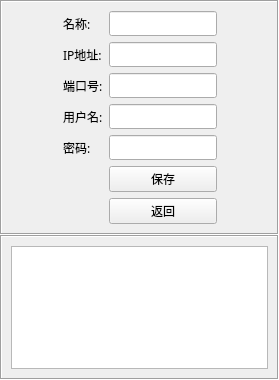
<?xml version="1.0" encoding="UTF-8"?>
<ui version="4.0">
 <class>BCVideoControl</class>
 <widget class="QWidget" name="BCVideoControl">
  <property name="geometry">
   <rect>
    <x>0</x>
    <y>0</y>
    <width>279</width>
    <height>380</height>
   </rect>
  </property>
  <property name="windowTitle">
   <string>Form</string>
  </property>
  <layout class="QVBoxLayout" name="verticalLayout_2">
   <property name="spacing">
    <number>0</number>
   </property>
   <property name="leftMargin">
    <number>0</number>
   </property>
   <property name="topMargin">
    <number>0</number>
   </property>
   <property name="rightMargin">
    <number>0</number>
   </property>
   <property name="bottomMargin">
    <number>0</number>
   </property>
   <item>
    <layout class="QVBoxLayout" name="verticalLayout"/>
   </item>
   <item>
    <widget class="QFrame" name="frame">
     <property name="frameShape">
      <enum>QFrame::Box</enum>
     </property>
     <property name="frameShadow">
      <enum>QFrame::Sunken</enum>
     </property>
     <layout class="QGridLayout" name="gridLayout">
      <property name="spacing">
       <number>6</number>
      </property>
      <item row="0" column="0">
       <spacer name="horizontalSpacer">
        <property name="orientation">
         <enum>Qt::Horizontal</enum>
        </property>
        <property name="sizeHint" stdset="0">
         <size>
          <width>40</width>
          <height>20</height>
         </size>
        </property>
       </spacer>
      </item>
      <item row="6" column="2">
       <widget class="QPushButton" name="pushButton_2">
        <property name="font">
         <font>
          <family>微软雅黑</family>
         </font>
        </property>
        <property name="text">
         <string>返回</string>
        </property>
       </widget>
      </item>
      <item row="5" column="2">
       <widget class="QPushButton" name="pushButton">
        <property name="font">
         <font>
          <family>微软雅黑</family>
         </font>
        </property>
        <property name="text">
         <string>保存</string>
        </property>
       </widget>
      </item>
      <item row="1" column="2">
       <widget class="QLineEdit" name="lineEdit_divIP">
        <property name="font">
         <font>
          <family>微软雅黑</family>
         </font>
        </property>
       </widget>
      </item>
      <item row="0" column="2">
       <widget class="QLineEdit" name="lineEdit_divName">
        <property name="font">
         <font>
          <family>微软雅黑</family>
         </font>
        </property>
       </widget>
      </item>
      <item row="3" column="2">
       <widget class="QLineEdit" name="lineEdit_divUser">
        <property name="font">
         <font>
          <family>微软雅黑</family>
         </font>
        </property>
       </widget>
      </item>
      <item row="4" column="1">
       <widget class="QLabel" name="label_5">
        <property name="font">
         <font>
          <family>微软雅黑</family>
         </font>
        </property>
        <property name="text">
         <string>密码:</string>
        </property>
        <property name="alignment">
         <set>Qt::AlignLeading|Qt::AlignLeft|Qt::AlignVCenter</set>
        </property>
       </widget>
      </item>
      <item row="2" column="2">
       <widget class="QLineEdit" name="lineEdit_divPort">
        <property name="font">
         <font>
          <family>微软雅黑</family>
         </font>
        </property>
       </widget>
      </item>
      <item row="4" column="2">
       <widget class="QLineEdit" name="lineEdit_divPasswd">
        <property name="font">
         <font>
          <family>微软雅黑</family>
         </font>
        </property>
       </widget>
      </item>
      <item row="0" column="1">
       <widget class="QLabel" name="label">
        <property name="font">
         <font>
          <family>微软雅黑</family>
         </font>
        </property>
        <property name="text">
         <string>名称:</string>
        </property>
        <property name="alignment">
         <set>Qt::AlignLeading|Qt::AlignLeft|Qt::AlignVCenter</set>
        </property>
       </widget>
      </item>
      <item row="3" column="1">
       <widget class="QLabel" name="label_4">
        <property name="font">
         <font>
          <family>微软雅黑</family>
         </font>
        </property>
        <property name="text">
         <string>用户名:</string>
        </property>
        <property name="alignment">
         <set>Qt::AlignLeading|Qt::AlignLeft|Qt::AlignVCenter</set>
        </property>
       </widget>
      </item>
      <item row="2" column="1">
       <widget class="QLabel" name="label_3">
        <property name="font">
         <font>
          <family>微软雅黑</family>
         </font>
        </property>
        <property name="text">
         <string>端口号:</string>
        </property>
        <property name="alignment">
         <set>Qt::AlignLeading|Qt::AlignLeft|Qt::AlignVCenter</set>
        </property>
       </widget>
      </item>
      <item row="1" column="1">
       <widget class="QLabel" name="label_2">
        <property name="font">
         <font>
          <family>微软雅黑</family>
         </font>
        </property>
        <property name="text">
         <string>IP地址:</string>
        </property>
        <property name="alignment">
         <set>Qt::AlignLeading|Qt::AlignLeft|Qt::AlignVCenter</set>
        </property>
       </widget>
      </item>
      <item row="0" column="3">
       <spacer name="horizontalSpacer_2">
        <property name="orientation">
         <enum>Qt::Horizontal</enum>
        </property>
        <property name="sizeHint" stdset="0">
         <size>
          <width>40</width>
          <height>20</height>
         </size>
        </property>
       </spacer>
      </item>
      <item row="7" column="2">
       <spacer name="verticalSpacer">
        <property name="orientation">
         <enum>Qt::Vertical</enum>
        </property>
        <property name="sizeHint" stdset="0">
         <size>
          <width>20</width>
          <height>40</height>
         </size>
        </property>
       </spacer>
      </item>
     </layout>
    </widget>
   </item>
   <item>
    <widget class="QFrame" name="frame_2">
     <property name="frameShape">
      <enum>QFrame::Box</enum>
     </property>
     <property name="frameShadow">
      <enum>QFrame::Sunken</enum>
     </property>
     <layout class="QGridLayout" name="gridLayout_2">
      <item row="0" column="0">
       <widget class="QListWidget" name="listWidget">
        <property name="minimumSize">
         <size>
          <width>0</width>
          <height>100</height>
         </size>
        </property>
       </widget>
      </item>
     </layout>
    </widget>
   </item>
  </layout>
 </widget>
 <tabstops>
  <tabstop>lineEdit_divName</tabstop>
  <tabstop>lineEdit_divIP</tabstop>
  <tabstop>lineEdit_divPort</tabstop>
  <tabstop>lineEdit_divUser</tabstop>
  <tabstop>lineEdit_divPasswd</tabstop>
  <tabstop>pushButton</tabstop>
  <tabstop>pushButton_2</tabstop>
  <tabstop>listWidget</tabstop>
 </tabstops>
 <resources/>
 <connections/>
</ui>
